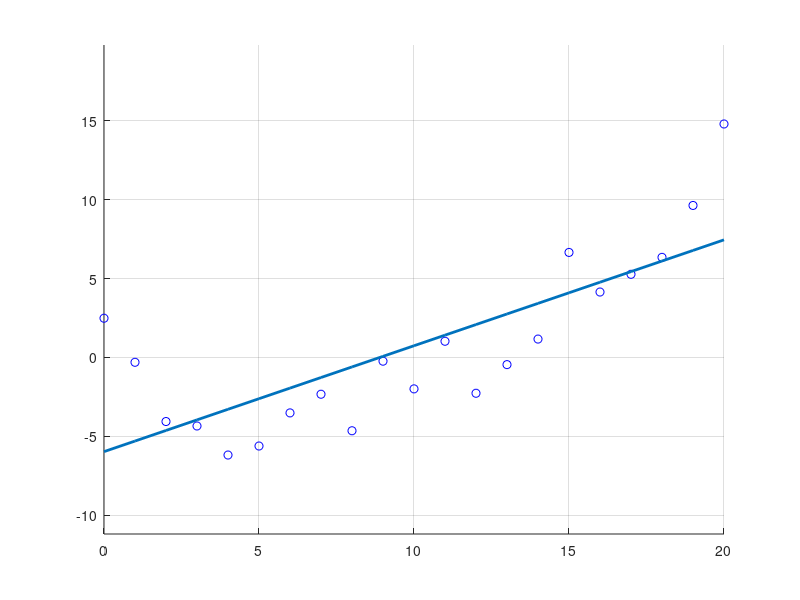

Here is the MATLAB script that generated this plot:
%% Init
clear;
clc;

fprintf('Running matlab3 part 3...\n');
t1 = clock;


%% Load data
fprintf('Loading quad_data.mat...\t');
t2 = clock;
load('quad_data.mat');
fprintf('Done. (%.2fs)\n', etime(clock, t2));

%% part a
OLS_poly = cell(14,1);
N = length(xtrain);
for ii = 1:14
	k = ones(N, ii);
	k(:,ii) = xtrain;
	OLS_poly{ii} = ridge(ytrain, k, 0, 0);
end

figure(1);
hold on;
grid on;
s = scatter(xtrain, ytrain, 'b');
for ii = 1:14
	if (ii==1) || (ii == 2) || (ii == 6) || (ii == 10) || (ii == 14)
		y_plot = zeros(N,1);
		polynomial = OLS_poly{ii};
		for jj = 1:ii+1
			y_plot = y_plot + (xtrain.^(jj-1))*polynomial(jj);
		end
		%y_plot = (xtrain.^ii)*polynomial(2) + polynomial(1);

		plot(xtrain, y_plot, 'LineWidth', 2);
	end
end
ylim([min(ytrain)-5, max(ytrain) + 5])

%% Complete
fprintf('matlab3-3 done. (%.2fs)\n', etime(clock,t1));